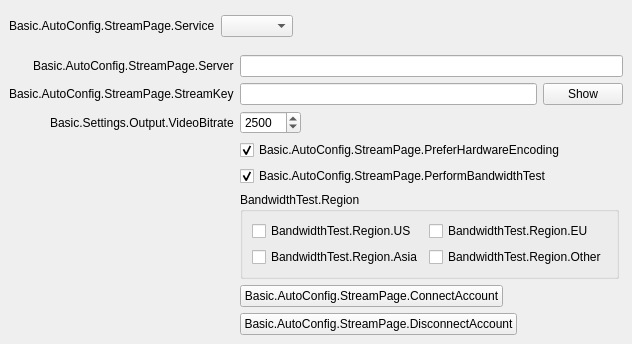
<?xml version="1.0" encoding="UTF-8"?>
<ui version="4.0">
 <class>AutoConfigStreamPage</class>
 <widget class="QWidget" name="AutoConfigStreamPage">
  <property name="geometry">
   <rect>
    <x>0</x>
    <y>0</y>
    <width>632</width>
    <height>335</height>
   </rect>
  </property>
  <property name="windowTitle">
   <string notr="true"/>
  </property>
  <layout class="QVBoxLayout" name="verticalLayout">
   <property name="spacing">
    <number>0</number>
   </property>
   <property name="leftMargin">
    <number>0</number>
   </property>
   <property name="topMargin">
    <number>0</number>
   </property>
   <property name="rightMargin">
    <number>0</number>
   </property>
   <property name="bottomMargin">
    <number>0</number>
   </property>
   <item>
    <widget class="QWidget" name="widget" native="true">
     <property name="sizePolicy">
      <sizepolicy hsizetype="Preferred" vsizetype="Maximum">
       <horstretch>0</horstretch>
       <verstretch>0</verstretch>
      </sizepolicy>
     </property>
     <layout class="QFormLayout" name="topLayout">
      <property name="fieldGrowthPolicy">
       <enum>QFormLayout::ExpandingFieldsGrow</enum>
      </property>
      <property name="labelAlignment">
       <set>Qt::AlignRight|Qt::AlignTrailing|Qt::AlignVCenter</set>
      </property>
      <item row="0" column="0">
       <spacer name="horizontalSpacer_6">
        <property name="orientation">
         <enum>Qt::Horizontal</enum>
        </property>
        <property name="sizeType">
         <enum>QSizePolicy::Fixed</enum>
        </property>
        <property name="sizeHint" stdset="0">
         <size>
          <width>87</width>
          <height>0</height>
         </size>
        </property>
       </spacer>
      </item>
      <item row="1" column="0">
       <widget class="QLabel" name="serviceLabel">
        <property name="text">
         <string>Basic.AutoConfig.StreamPage.Service</string>
        </property>
        <property name="buddy">
         <cstring>service</cstring>
        </property>
       </widget>
      </item>
      <item row="1" column="1">
       <widget class="PLSComboBox" name="service"/>
      </item>
     </layout>
    </widget>
   </item>
   <item>
    <widget class="QStackedWidget" name="stackedWidget">
     <property name="currentIndex">
      <number>1</number>
     </property>
     <widget class="QWidget" name="loginPage">
      <layout class="QFormLayout" name="loginPageLayout">
       <property name="fieldGrowthPolicy">
        <enum>QFormLayout::ExpandingFieldsGrow</enum>
       </property>
       <property name="labelAlignment">
        <set>Qt::AlignRight|Qt::AlignTrailing|Qt::AlignVCenter</set>
       </property>
       <item row="0" column="0">
        <spacer name="horizontalSpacer_3">
         <property name="orientation">
          <enum>Qt::Horizontal</enum>
         </property>
         <property name="sizeType">
          <enum>QSizePolicy::Fixed</enum>
         </property>
         <property name="sizeHint" stdset="0">
          <size>
           <width>87</width>
           <height>17</height>
          </size>
         </property>
        </spacer>
       </item>
       <item row="0" column="1">
        <layout class="QHBoxLayout" name="horizontalLayout">
         <item>
          <widget class="QPushButton" name="connectAccount">
           <property name="text">
            <string>Basic.AutoConfig.StreamPage.ConnectAccount</string>
           </property>
          </widget>
         </item>
         <item>
          <spacer name="horizontalSpacer_4">
           <property name="orientation">
            <enum>Qt::Horizontal</enum>
           </property>
           <property name="sizeHint" stdset="0">
            <size>
             <width>40</width>
             <height>20</height>
            </size>
           </property>
          </spacer>
         </item>
        </layout>
       </item>
       <item row="1" column="0">
        <spacer name="horizontalSpacer_7">
         <property name="orientation">
          <enum>Qt::Horizontal</enum>
         </property>
         <property name="sizeType">
          <enum>QSizePolicy::Fixed</enum>
         </property>
         <property name="sizeHint" stdset="0">
          <size>
           <width>87</width>
           <height>17</height>
          </size>
         </property>
        </spacer>
       </item>
       <item row="1" column="1">
        <layout class="QHBoxLayout" name="horizontalLayout_5">
         <item>
          <widget class="QPushButton" name="useStreamKey">
           <property name="text">
            <string>Basic.AutoConfig.StreamPage.UseStreamKey</string>
           </property>
          </widget>
         </item>
         <item>
          <spacer name="horizontalSpacer_8">
           <property name="orientation">
            <enum>Qt::Horizontal</enum>
           </property>
           <property name="sizeHint" stdset="0">
            <size>
             <width>40</width>
             <height>20</height>
            </size>
           </property>
          </spacer>
         </item>
        </layout>
       </item>
      </layout>
     </widget>
     <widget class="QWidget" name="streamkeyPage">
      <layout class="QFormLayout" name="streamkeyPageLayout">
       <property name="fieldGrowthPolicy">
        <enum>QFormLayout::ExpandingFieldsGrow</enum>
       </property>
       <property name="labelAlignment">
        <set>Qt::AlignRight|Qt::AlignTrailing|Qt::AlignVCenter</set>
       </property>
       <item row="0" column="0">
        <widget class="QLabel" name="serverLabel">
         <property name="text">
          <string>Basic.AutoConfig.StreamPage.Server</string>
         </property>
        </widget>
       </item>
       <item row="0" column="1">
        <widget class="QStackedWidget" name="serverStackedWidget">
         <property name="currentIndex">
          <number>1</number>
         </property>
         <widget class="QWidget" name="servicePage">
          <layout class="QHBoxLayout" name="horizontalLayout_2">
           <property name="leftMargin">
            <number>0</number>
           </property>
           <property name="topMargin">
            <number>0</number>
           </property>
           <property name="rightMargin">
            <number>0</number>
           </property>
           <property name="bottomMargin">
            <number>0</number>
           </property>
           <item>
            <widget class="PLSComboBox" name="server"/>
           </item>
          </layout>
         </widget>
         <widget class="QWidget" name="customPage">
          <layout class="QHBoxLayout" name="horizontalLayout_3">
           <property name="leftMargin">
            <number>0</number>
           </property>
           <property name="topMargin">
            <number>0</number>
           </property>
           <property name="rightMargin">
            <number>0</number>
           </property>
           <property name="bottomMargin">
            <number>0</number>
           </property>
           <item>
            <widget class="QLineEdit" name="customServer"/>
           </item>
          </layout>
         </widget>
        </widget>
       </item>
       <item row="1" column="0">
        <widget class="QLabel" name="streamKeyLabel">
         <property name="text">
          <string>Basic.AutoConfig.StreamPage.StreamKey</string>
         </property>
         <property name="openExternalLinks">
          <bool>true</bool>
         </property>
         <property name="buddy">
          <cstring>key</cstring>
         </property>
        </widget>
       </item>
       <item row="1" column="1">
        <widget class="QWidget" name="streamKeyWidget" native="true">
         <layout class="QHBoxLayout" name="horizontalLayout_4">
          <property name="leftMargin">
           <number>0</number>
          </property>
          <property name="topMargin">
           <number>0</number>
          </property>
          <property name="rightMargin">
           <number>0</number>
          </property>
          <property name="bottomMargin">
           <number>0</number>
          </property>
          <item>
           <widget class="QLineEdit" name="key">
            <property name="inputMask">
             <string notr="true"/>
            </property>
            <property name="text">
             <string notr="true"/>
            </property>
            <property name="echoMode">
             <enum>QLineEdit::Password</enum>
            </property>
           </widget>
          </item>
          <item>
           <widget class="QPushButton" name="show">
            <property name="text">
             <string>Show</string>
            </property>
           </widget>
          </item>
         </layout>
        </widget>
       </item>
       <item row="2" column="0">
        <widget class="QLabel" name="bitrateLabel">
         <property name="text">
          <string>Basic.Settings.Output.VideoBitrate</string>
         </property>
         <property name="buddy">
          <cstring>bitrate</cstring>
         </property>
        </widget>
       </item>
       <item row="2" column="1">
        <widget class="PLSSpinBox" name="bitrate">
         <property name="suffix">
          <string notr="true"/>
         </property>
         <property name="minimum">
          <number>500</number>
         </property>
         <property name="maximum">
          <number>10000</number>
         </property>
         <property name="value">
          <number>2500</number>
         </property>
        </widget>
       </item>
       <item row="3" column="1">
        <widget class="QCheckBox" name="preferHardware">
         <property name="toolTip">
          <string>Basic.AutoConfig.StreamPage.PreferHardwareEncoding.ToolTip</string>
         </property>
         <property name="text">
          <string>Basic.AutoConfig.StreamPage.PreferHardwareEncoding</string>
         </property>
         <property name="checked">
          <bool>true</bool>
         </property>
        </widget>
       </item>
       <item row="4" column="0">
        <spacer name="horizontalSpacer_5">
         <property name="orientation">
          <enum>Qt::Horizontal</enum>
         </property>
         <property name="sizeType">
          <enum>QSizePolicy::Fixed</enum>
         </property>
         <property name="sizeHint" stdset="0">
          <size>
           <width>87</width>
           <height>17</height>
          </size>
         </property>
        </spacer>
       </item>
       <item row="4" column="1">
        <widget class="QCheckBox" name="doBandwidthTest">
         <property name="text">
          <string>Basic.AutoConfig.StreamPage.PerformBandwidthTest</string>
         </property>
         <property name="checked">
          <bool>true</bool>
         </property>
        </widget>
       </item>
       <item row="5" column="1">
        <widget class="QGroupBox" name="region">
         <property name="title">
          <string>BandwidthTest.Region</string>
         </property>
         <layout class="QGridLayout" name="gridLayout">
          <item row="2" column="0">
           <widget class="QCheckBox" name="regionAsia">
            <property name="text">
             <string>BandwidthTest.Region.Asia</string>
            </property>
           </widget>
          </item>
          <item row="0" column="0">
           <widget class="QCheckBox" name="regionUS">
            <property name="text">
             <string>BandwidthTest.Region.US</string>
            </property>
           </widget>
          </item>
          <item row="0" column="1">
           <widget class="QCheckBox" name="regionEU">
            <property name="text">
             <string>BandwidthTest.Region.EU</string>
            </property>
           </widget>
          </item>
          <item row="2" column="1">
           <widget class="QCheckBox" name="regionOther">
            <property name="text">
             <string>BandwidthTest.Region.Other</string>
            </property>
           </widget>
          </item>
         </layout>
        </widget>
       </item>
       <item row="6" column="1">
        <widget class="QPushButton" name="connectAccount2">
         <property name="text">
          <string>Basic.AutoConfig.StreamPage.ConnectAccount</string>
         </property>
        </widget>
       </item>
       <item row="7" column="1">
        <widget class="QPushButton" name="disconnectAccount">
         <property name="text">
          <string>Basic.AutoConfig.StreamPage.DisconnectAccount</string>
         </property>
        </widget>
       </item>
      </layout>
     </widget>
    </widget>
   </item>
  </layout>
 </widget>
 <customwidgets>
  <customwidget>
   <class>PLSComboBox</class>
   <extends>QComboBox</extends>
   <header>combobox.hpp</header>
  </customwidget>
  <customwidget>
   <class>PLSSpinBox</class>
   <extends>QSpinBox</extends>
   <header>spinbox.hpp</header>
  </customwidget>
 </customwidgets>
 <resources/>
 <connections>
  <connection>
   <sender>connectAccount2</sender>
   <signal>clicked()</signal>
   <receiver>connectAccount</receiver>
   <slot>click()</slot>
   <hints>
    <hint type="sourcelabel">
     <x>382</x>
     <y>279</y>
    </hint>
    <hint type="destinationlabel">
     <x>114</x>
     <y>82</y>
    </hint>
   </hints>
  </connection>
 </connections>
</ui>
